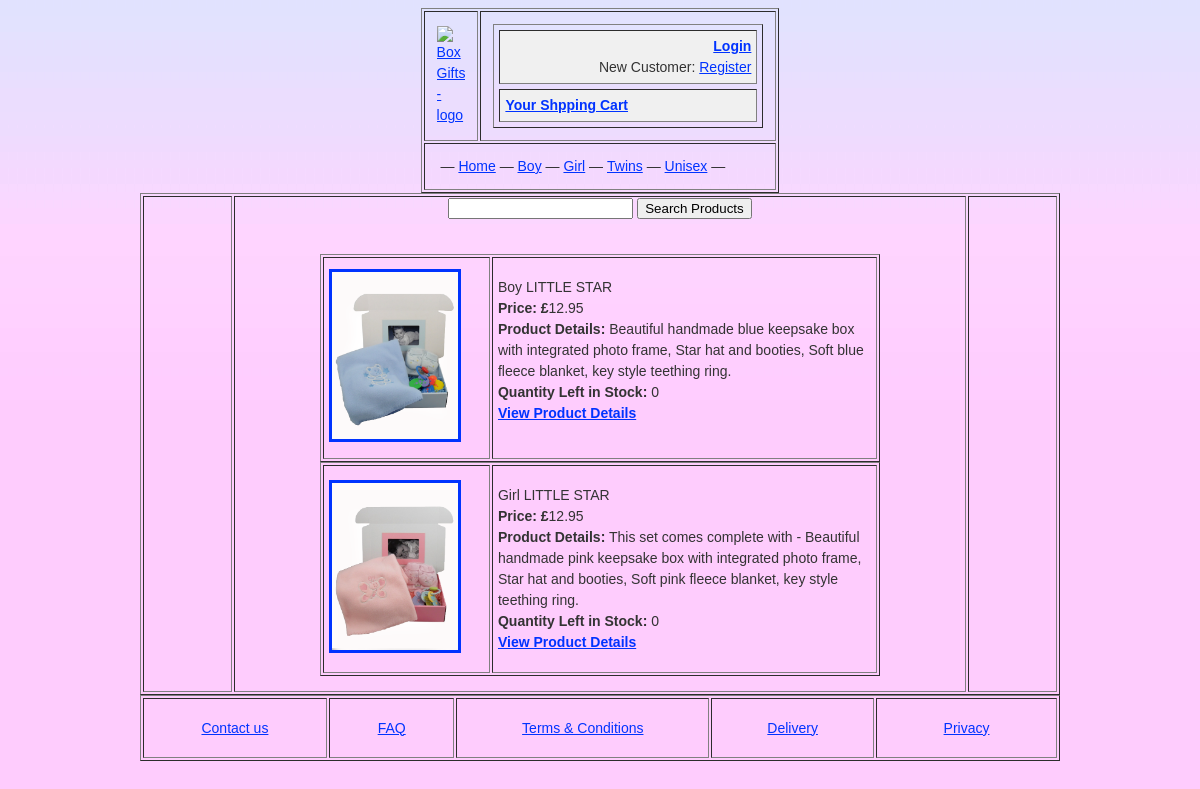
The page /store/index.php on the database as committed earlier.
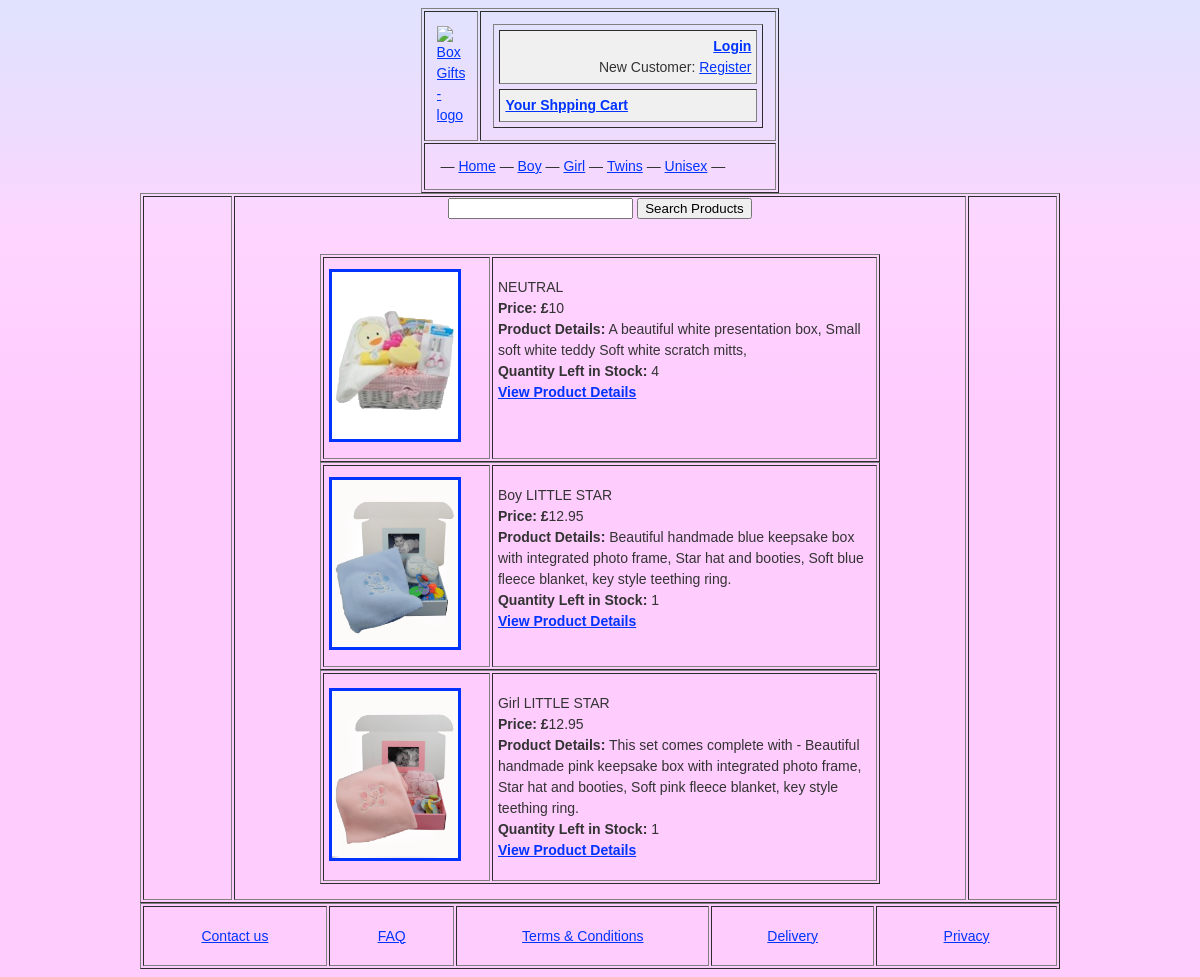
The same page on the database as committed later.
### tables this page shows
CREATE TABLE IF NOT EXISTS `products` (
  `id` bigint(125) NOT NULL AUTO_INCREMENT,
  `productName` varchar(125) NOT NULL,
  `productPrice` float NOT NULL,
  `productCategory` varchar(100) NOT NULL,
  `productSubcategory` varchar(100) NOT NULL,
  `productDescription` text,
  `productQuantity` bigint(20) NOT NULL,
  `productDateAdded` date NOT NULL,
  PRIMARY KEY (`id`),
  UNIQUE KEY `productName` (`productName`),
  KEY `id` (`id`,`productName`)
);

### store/storescripts/mysql.inc.php (called while the page is built, shortened)
<?php
function connect()
{
$db_Link = mysql_connect(DB_HOST, DB_USER, DB_PASS) or die ('Cannot connect to the MySQL Server. Please go and check your username, password and database parameters in your configuration file.');
return $db_Link;
}
function query($query)
{
if(!isset($db_Link))
$db_Link = connect();
$result = mysql_query($query, $db_Link) or die('Error: ' . mysql_error());
$lastInsertID = mysql_insert_id($db_Link);
$returnArray = array();
$i=0;
while ($row = mysql_fetch_array($result, MYSQL_BOTH))
if ($row)
$returnArray[$i++]=$row;
return $returnArray;
}
?>

### store/index.php (the view, shortened to what this page needs)
<?php
$dynamicList = "";
$sql = "SELECT * FROM products ORDER BY productDateAdded DESC LIMIT 6";
$res = query($sql);
if($res) {
foreach ($res as $row) {
		$id = $row["id"];
		$productName = $row["productName"];
		$productPrice = $row["productPrice"];
		$productDescription = $row["productDescription"];
		$productQuantity = $row["productQuantity"];
		$dynamicList .= '<table width="560px" height="190px" border="1" cellpadding="5">
        <tr>
          <td width="130px" height="190px"><a href="product.php?id='. $id .'"><img style="border-color:#C03 3px solid;" src="../Images/Products/'.$id.'.jpg" alt="'.$productName.'" width="126" height="167" border="3px"></a></td>
          <td width="320px" height="190px" valign="top"><p>'. $productName.'<br><strong>Price: £</strong>'. $productPrice .'<br><strong>Product Details:</strong> '. $productDescription . '<br><strong>Quantity Left in Stock:</strong> ' . $productQuantity . '<br><a href="product.php?id='. $id .'"><strong>View Product Details</strong></a></p></td>
        </tr>
      </table>';
}
}else{
	$dynamicList = "There is no products on the system yet";
mysql_close();
}
?>
<!DOCTYPE HTML>
<html>
<head>
<link rel="stylesheet" href="../css/mainStyle.css" type="text/css" media="screen">
</head>
<body>
<div align="center" id="mainWraper">
	<?php include_once("template_header.php");?>
	<div id="pageContent">
	 <table width="920px" border="1">
  <tr>
    <td width="65" valign="top"><strong></strong>
      </td>
    <td width="200" align="center" valign="top"><?php include_once("search.php"); ?><br/><p><?php echo $dynamicList; ?></p>
      </td>
    <td width="65" valign="top"><strong></strong></td>
  </tr>
</table>
  </div>
    <?php include_once("template_footer.php");?>
</div>
</body>
</html>

Rows that differ between the two databases and show on the page:
added products: shows a picture, productName "NEUTRAL", productPrice "10", productDescription "A beautiful white presentation box, Small soft white teddy Soft white scratch mitts,", productQuantity "4"
changed products "Boy LITTLE STAR": productQuantity "0" → "1"
changed products "Girl LITTLE STAR": productQuantity "0" → "1"
